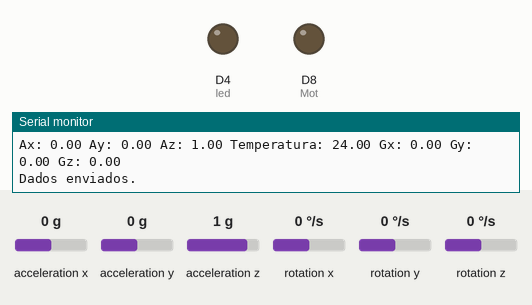
A sketch run on a simulated ESP8266 (NodeMCU). Parts: output pins drawn as LEDs (lit = HIGH), the last lines printed to the serial monitor. Wiring (inferred from the names in the program): MPU-6050 motion sensor at I2C address 0x68. The inputs (shaded band) are chosen by the test bench; at power-on: acceleration x 0 g, acceleration y 0 g, acceleration z 1 g, rotation x 0 °/s, rotation y 0 °/s, rotation z 0 °/s. WiFi joins after 1.5 s; servers stay silent unless stated; pins used as bus, display or sensor lines are not drawn.

Above: at 3.3 s.
3.4 s: acceleration x set to -0.4 g
At 6.2 s:
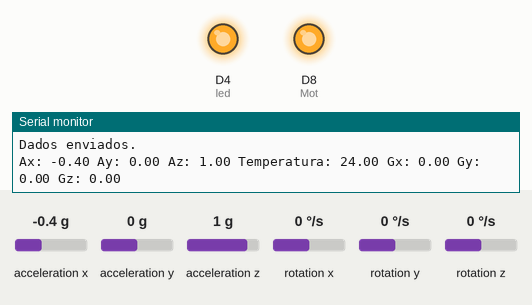
6.5 s: acceleration x set to 0 g
At 8.1 s:
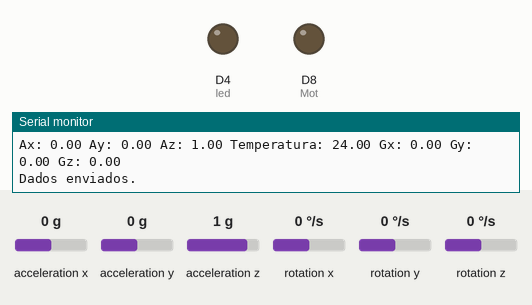
9.0 s: acceleration x set to -1.4 g
At 10.8 s:
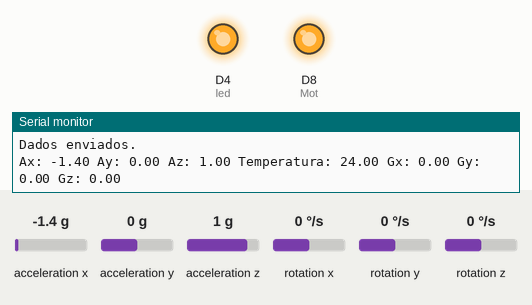
Timing chart, 0 to 12.3 s (numbered marks = the images above; inputs shaded):
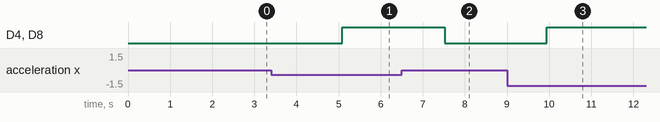

The sketch:

sketch_nov07a.ino
```cpp
#include <Wire.h>
#include <ESP8266WiFi.h>
int pinobuzzer = D5;
int Mot = D8;
int led = D4;
int dormiu = 0;


WiFiClientSecure client;//Cria um cliente seguro (para ter acesso ao HTTPS)
String textFix = "GET /forms/d/e/1FAIpQLSeBIbA3aKwdje3NEYpWu1tO8LfYpBKeBtB8e4wXOCud3V5zKg/formResponse?ifq&entry.242071082=";
//String textFix1 = "GET /forms/d/e/1FAIpQLSeBIbA3aKwdje3NEYpWu1tO8LfYpBKeBtB8e4wXOCud3V5zKg/formResponse?ifq&entry.42854104=";
//Essa String sera uma auxiliar contendo o link utilizado pelo GET, para nao precisar ficar re-escrevendo toda hora

// MPU6050 Slave Device Address
const uint8_t MPU6050SlaveAddress = 0x68;

// Select SDA and SCL pins for I2C communication
const uint8_t scl = D6;
const uint8_t sda = D7;

// sensitivity scale factor respective to full scale setting provided in datasheet
const uint16_t AccelScaleFactor = 16384;
const uint16_t GyroScaleFactor = 131;

// MPU6050 few configuration register addresses
const uint8_t MPU6050_REGISTER_SMPLRT_DIV   =  0x19;
const uint8_t MPU6050_REGISTER_USER_CTRL    =  0x6A;
const uint8_t MPU6050_REGISTER_PWR_MGMT_1   =  0x6B;
const uint8_t MPU6050_REGISTER_PWR_MGMT_2   =  0x6C;
const uint8_t MPU6050_REGISTER_CONFIG       =  0x1A;
const uint8_t MPU6050_REGISTER_GYRO_CONFIG  =  0x1B;
const uint8_t MPU6050_REGISTER_ACCEL_CONFIG =  0x1C;
const uint8_t MPU6050_REGISTER_FIFO_EN      =  0x23;
const uint8_t MPU6050_REGISTER_INT_ENABLE   =  0x38;
const uint8_t MPU6050_REGISTER_ACCEL_XOUT_H =  0x3B;
const uint8_t MPU6050_REGISTER_SIGNAL_PATH_RESET  = 0x68;

int16_t AccelX, AccelY, AccelZ, Temperature, GyroX, GyroY, GyroZ;

void alerta(){
    digitalWrite(pinobuzzer, HIGH);
    digitalWrite(Mot, HIGH);
    digitalWrite(led, HIGH);
    dormiu = 1;
    //delay(100);
    }

void alerta2(){
    noTone(pinobuzzer);
    digitalWrite(Mot,LOW);
    digitalWrite(led, LOW);
    dormiu = 0;
    //delay(100);
    }

void setup() {
  Serial.begin(9600);
  WiFi.mode(WIFI_STA);//Habilita o modo estaçao
  WiFi.begin("B3", "unisep350lab");//Conecta na rede
  delay(2000);//Espera um tempo para se conectar no WiFi
  Wire.begin(sda, scl);
  MPU6050_Init();

  pinMode(pinobuzzer, OUTPUT);
  pinMode(Mot, OUTPUT);
  pinMode(led, OUTPUT);
  Serial.begin(9600);
   //Serial.begin(115200);//Inicia a comunicacao serial
}

void loop() {
  double Ax, Ay, Az, T, Gx, Gy, Gz;

  Read_RawValue(MPU6050SlaveAddress, MPU6050_REGISTER_ACCEL_XOUT_H);

  //divide each with their sensitivity scale factor
  Ax = (double)AccelX/AccelScaleFactor;
  Ay = (double)AccelY/AccelScaleFactor;
  Az = (double)AccelZ/AccelScaleFactor;
  T = (double)Temperature/340+36.53; //temperature formula
  Gx = (double)GyroX/GyroScaleFactor;
  Gy = (double)GyroY/GyroScaleFactor;
  Gz = (double)GyroZ/GyroScaleFactor;

  Serial.print("Ax: "); Serial.print(Ax);
  Serial.print(" Ay: "); Serial.print(Ay);
  Serial.print(" Az: "); Serial.print(Az);
  Serial.print(" Temperatura: "); Serial.print(T);
  Serial.print(" Gx: "); Serial.print(Gx);
  Serial.print(" Gy: "); Serial.print(Gy);
  Serial.print(" Gz: "); Serial.println(Gz);

    delay(500);


    if(Ay >= 0.27|| Ay <= -0.27){
     alerta();
    //delay(100);
    }else if(Ax >= 0.27 || Ax <= -0.27){
    alerta();
    }else{
    alerta2();
    }


    //delay(500);
    //int dormiu = 0;
    //if(){
    //digitalWrite(pinobuzzer, HIGH);
    //digitalWrite(Mot, HIGH);
    //digitalWrite(led, HIGH);
    //dormiu = 1;
    /*delay(2000);
    }else{
    noTone(pinobuzzer);
    digitalWrite(Mot,LOW);
    digitalWrite(led, LOW);
    }*/

  if (client.connect("docs.google.com", 443) == 1)//Tenta se conectar ao servidor do Google docs na porta 443 (HTTPS)
    {
        String temp = String(dormiu);
        String temp2 = String(T);
        String total = temp + temp2;
       // Serial.println(total);
        String toSend = textFix;//Atribuimos a String auxiliar na nova String que sera enviada
        toSend += (total);
        toSend += "&submit=Submit HTTP/1.1";//Completamos o metodo GET para nosso formulario
        client.println(toSend);//Enviamos o GET ao servidor
        client.println("Host: docs.google.com");//-
        client.println();
        //client.println();

//        String toSend = textFix;//Atribuimos a String auxiliar na nova String que sera enviada
        //toSend += (T);
        /*toSend += "&submit=Submit HTTP/1.1";//Completamos o metodo GET para nosso formulario
        client.println(toSend);//Enviamos o GET ao servidor
        client.println("Host: docs.google.com");//-
        client.println();
        //client.stop();*/
        client.stop();

        Serial.println("Dados enviados.");//Mostra no monitor que foi enviado
    }
    else
    {
        Serial.println("Erro ao se conectar");//Se nao for possivel conectar no servidor, ira avisar no monitor.
    }
    delay(500);
}


void I2C_Write(uint8_t deviceAddress, uint8_t regAddress, uint8_t data){
  Wire.beginTransmission(deviceAddress);
  Wire.write(regAddress);
  Wire.write(data);
  Wire.endTransmission();
}

// read all 14 register
void Read_RawValue(uint8_t deviceAddress, uint8_t regAddress){
  Wire.beginTransmission(deviceAddress);
  Wire.write(regAddress);
  Wire.endTransmission();
  Wire.requestFrom(deviceAddress, (uint8_t)14);
  AccelX = (((int16_t)Wire.read()<<8) | Wire.read());
  AccelY = (((int16_t)Wire.read()<<8) | Wire.read());
  AccelZ = (((int16_t)Wire.read()<<8) | Wire.read());
  Temperature = (((int16_t)Wire.read()<<8) | Wire.read());
  GyroX = (((int16_t)Wire.read()<<8) | Wire.read());
  GyroY = (((int16_t)Wire.read()<<8) | Wire.read());
  GyroZ = (((int16_t)Wire.read()<<8) | Wire.read());
}

//configure MPU6050
void MPU6050_Init(){
  delay(150);
  I2C_Write(MPU6050SlaveAddress, MPU6050_REGISTER_SMPLRT_DIV, 0x07);
  I2C_Write(MPU6050SlaveAddress, MPU6050_REGISTER_PWR_MGMT_1, 0x01);
  I2C_Write(MPU6050SlaveAddress, MPU6050_REGISTER_PWR_MGMT_2, 0x00);
  I2C_Write(MPU6050SlaveAddress, MPU6050_REGISTER_CONFIG, 0x00);
  I2C_Write(MPU6050SlaveAddress, MPU6050_REGISTER_GYRO_CONFIG, 0x00);//set +/-250 degree/second full scale
  I2C_Write(MPU6050SlaveAddress, MPU6050_REGISTER_ACCEL_CONFIG, 0x00);// set +/- 2g full scale
  I2C_Write(MPU6050SlaveAddress, MPU6050_REGISTER_FIFO_EN, 0x00);
  I2C_Write(MPU6050SlaveAddress, MPU6050_REGISTER_INT_ENABLE, 0x01);
  I2C_Write(MPU6050SlaveAddress, MPU6050_REGISTER_SIGNAL_PATH_RESET, 0x00);
  I2C_Write(MPU6050SlaveAddress, MPU6050_REGISTER_USER_CTRL, 0x00);
}
```

Measured:
- the behaviour switches between -0.2 and -0.3 g on acceleration x (found by bisection; images 0 and 1)
- after the input at 3.4 s, D4 (led), D8 (Mot): LOW → HIGH after 1.7 s
- after the input at 6.5 s, D4 (led), D8 (Mot): HIGH → LOW after 1.0 s
- after the input at 9.0 s, D4 (led), D8 (Mot): LOW → HIGH after 0.94 s
